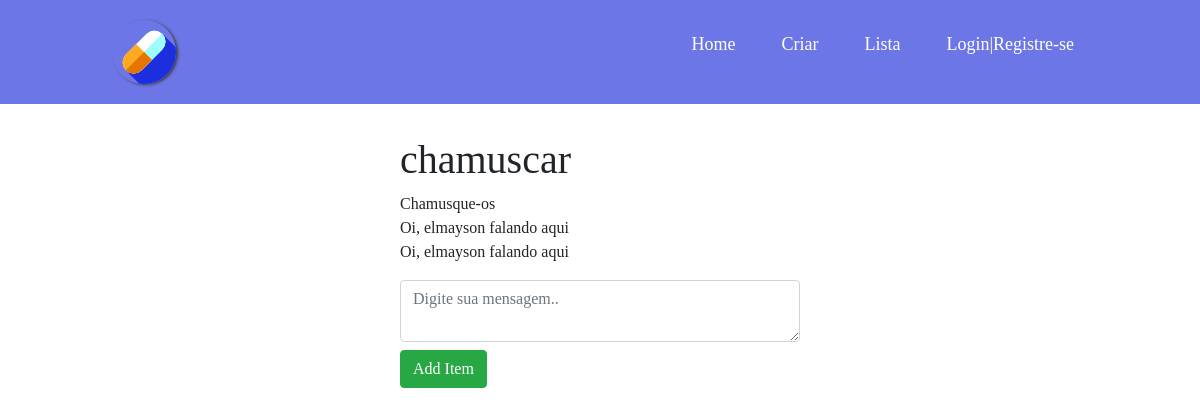
Page /8 on the committed database.
### main/models.py (models this page shows, shortened)
class Sala(models.Model):
    user = models.ForeignKey(
        User, on_delete=models.CASCADE, related_name='sala', null=True)
    name = models.CharField(max_length=200)
    chave = models.CharField(max_length=5, default=randHex())

class Participante(models.Model):
    Sala = models.ForeignKey(Sala, on_delete=models.CASCADE)
    text = models.CharField(max_length=300)
    part = models.CharField(max_length=200)

### main/views.py (the view, shortened to what this page needs)
# urls.py: path('<int:id>', views.index, name="index"),
def index(response, id):
    ls = Sala.objects.get(id=id)
    return render(response, "main/turma.html", {"ls": ls})

### main/templates/main/turma.html (shortened to what this page needs)
{% extends 'main/base.html' %}
{% block content %}
        <form method="post" action ="">
            <h1>{{ls.name}}</h1>
            <ul>
                {% for item in ls.participante_set.all %}
                    <li>{{item.text}}</li>
                {% endfor %}
            </ul>
            <textarea class="form-control" type="text" name="new" placeholder="Digite sua mensagem.." ></textarea>
            <button class="btn btn-success my-2" type="submit" name="newItem" value="{{user}}">Add Item</button>
        </form>
{% endblock %}

### main/static/css/style.css (style rules this page uses)
* { margin: 0; padding: 0; box-sizing: border-box; font-family: cursive; }
li { list-style: none; }
form { width: 25rem; margin: auto; }

### rows in the picture
Sala: name "chamuscar"
Participante: text "Chamusque-os"
Participante: text "Oi, elmayson falando aqui"
Participante: text "Oi, elmayson falando aqui"
